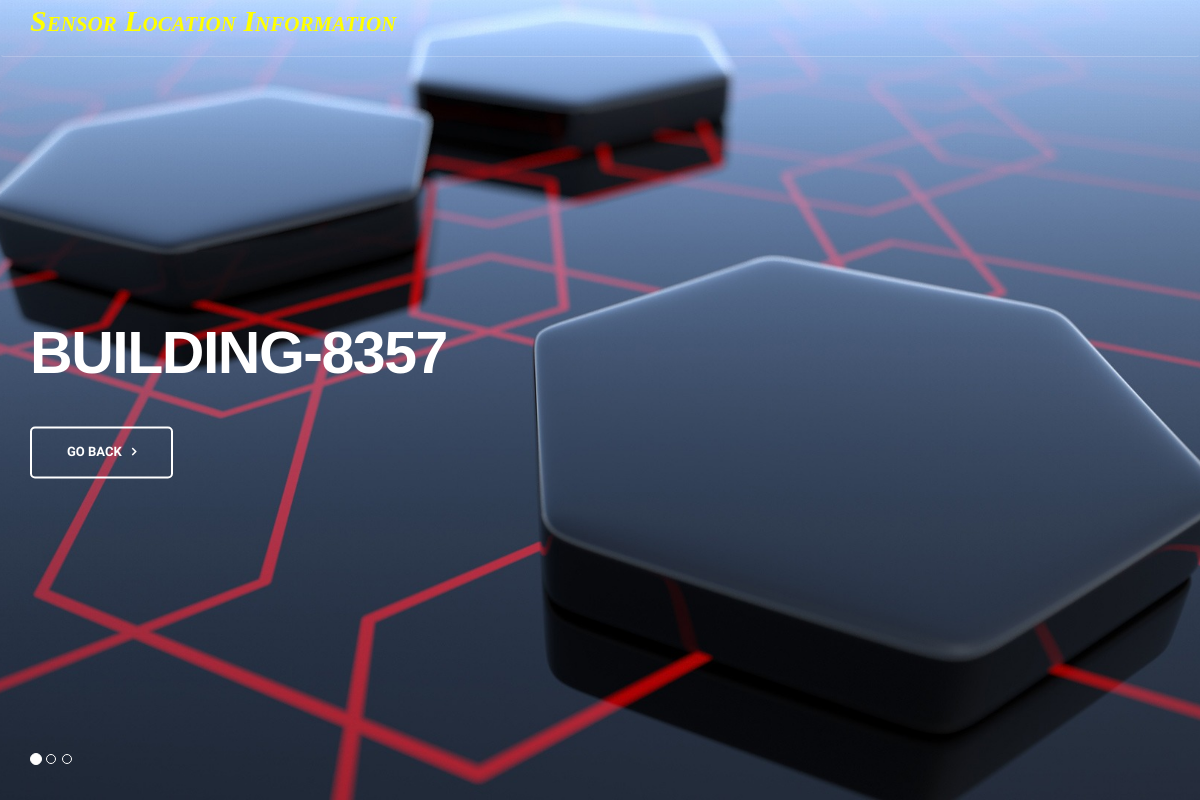
The page /sensors/sensor_locations on the database as committed earlier.
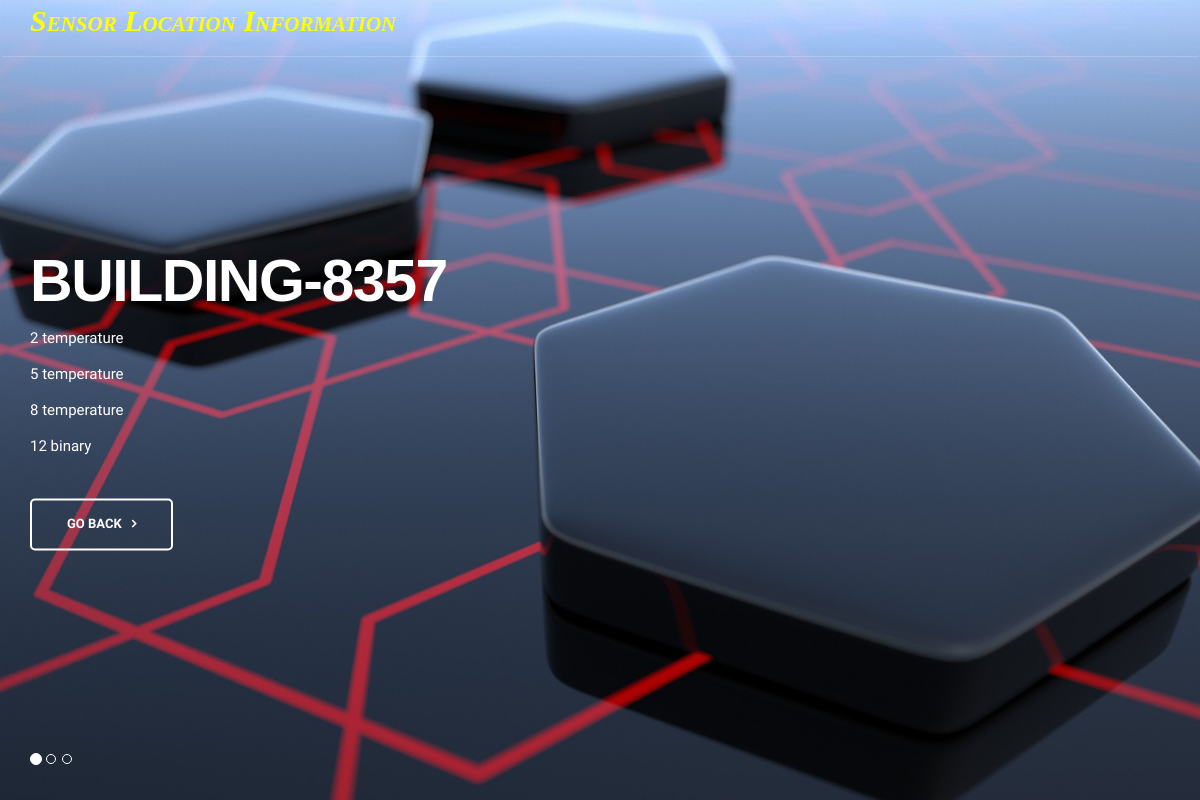
The same page on the database as committed later.
### sensors/models.py (models this page shows)
class sensor_info(models.Model):
    sname= models.CharField(max_length=50)
    stype= models.CharField(max_length=50)
    slocation= models.CharField(max_length=50)

### sensors/views.py (the view)
# urls.py: path('sensor_locations', views.sensor_locations, name= 'sensor_locations'),
def sensor_locations(request):
    loc1= sensor_info.objects.filter(slocation__exact= 'Building-8357')
    loc2= sensor_info.objects.filter(slocation__exact= 'Room-634')
    loc3= sensor_info.objects.filter(slocation__exact= 'Room-0464')
    return render(request, "sensor_location.html", {"loc1": loc1, "loc2": loc2, "loc3": loc3})

### templates/sensor_location.html (shortened to what this page needs)
{% load static %}
<!DOCTYPE html>
<html lang="en" class="no-js">
    <head>
		<link href="//netdna.bootstrapcdn.com/font-awesome/4.0.3/css/font-awesome.css" rel="stylesheet">
        <link href="{% static 'vendor2/simple-line-icons/simple-line-icons.min.css' %}" rel="stylesheet" type="text/css"/>
        <link href="{% static 'vendor2/bootstrap/css/bootstrap.min.css' %}" rel="stylesheet" type="text/css"/>
        <link href="{% static 'css/animate.css' %}" rel="stylesheet">
        <link href="{% static 'vendor2/swiper/css/swiper.min.css' %}" rel="stylesheet" type="text/css"/>
        <link href="{% static 'css/layout.min.css' %}" rel="stylesheet" type="text/css"/>
    </head>
    <body id="body" data-spy="scroll" data-target=".header">
          <header class="header navbar-fixed-top">
              <nav class="navbar" role="navigation">
                <div class="container">
                      <div class="menu-container js_nav-item">
                        <p class="b"><font color= "yellow" >Sensor Location Information</font></p>
                    </div>
                </div>
            </nav>
			</header>
        <div id="carousel-example-generic" class="carousel slide" data-ride="carousel">
            <div class="container">
                <ol class="carousel-indicators">
                    <li data-target="#carousel-example-generic" data-slide-to="0" class="active"></li>
                    <li data-target="#carousel-example-generic" data-slide-to="1"></li>
                    <li data-target="#carousel-example-generic" data-slide-to="2"></li>
                </ol>
            </div>
            <div class="carousel-inner" role="listbox">
                <div class="item active">
                    <div class="container">
                        <div class="carousel-centered">
                            <div class="margin-b-40">
                                <h1 class="carousel-title">Building-8357</h1>
                                {% for value in loc1 %}
                                <p class="color-white">{{value.id}}  {{value.stype}} <br></p>
                                {% endfor %}
                            </div>
                            <a href="developer_profile" class="btn-theme btn-theme-sm btn-white-brd text-uppercase">GO BACK</a>
                        </div>
                    </div>
                </div>
            </div>
        </div>
    </body>
</html>

Rows that differ between the two databases and show on the page:
added sensor_info: id "2", stype "temperature"
added sensor_info: id "5", stype "temperature"
added sensor_info: id "8", stype "temperature"
added sensor_info: id "12", stype "binary"
